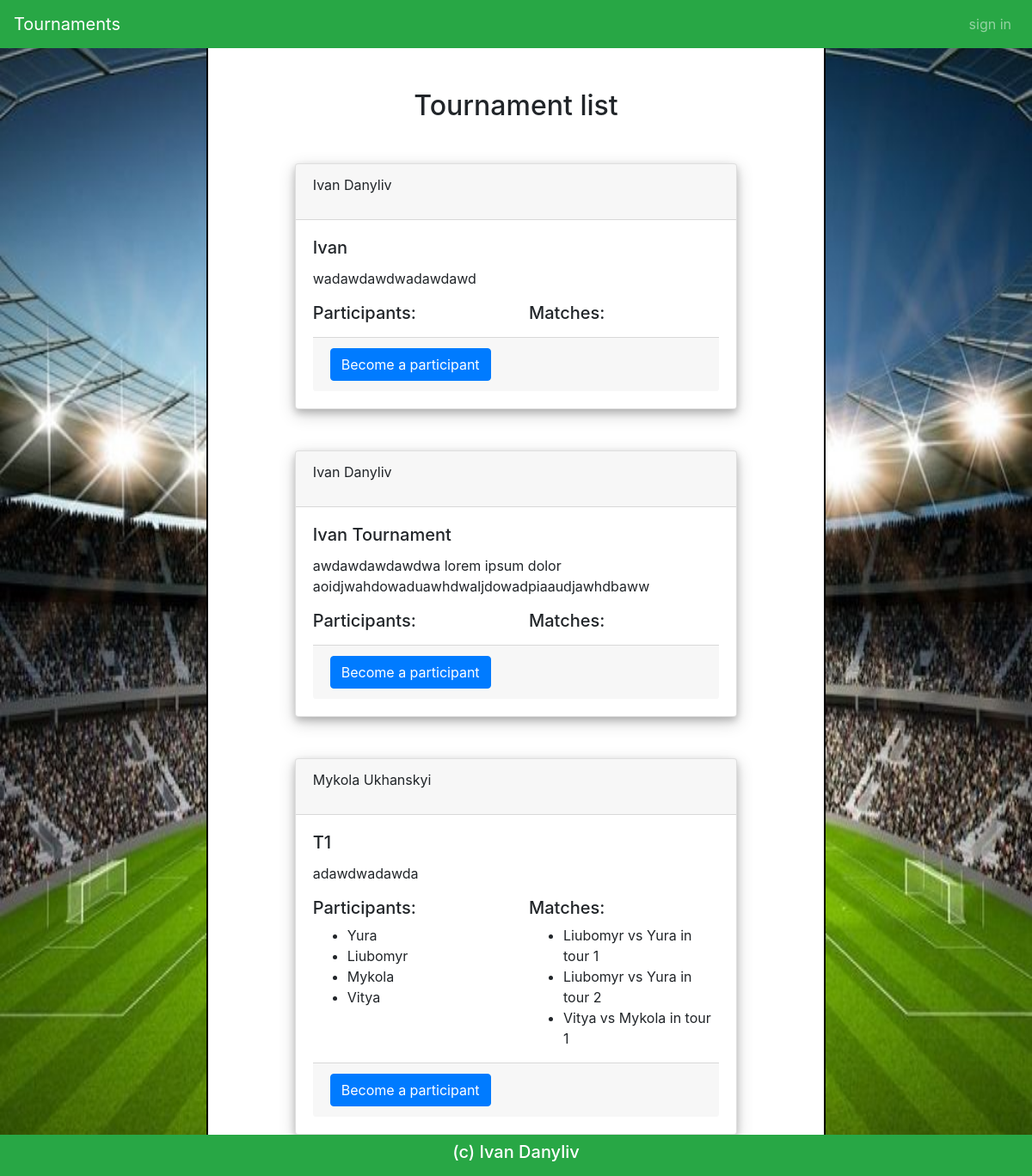
The page / on the database its author committed.
### tournaments/db_module.py (models this page shows)
class Users(db.Model):
	id = db.Column(db.Integer, primary_key = True)
	name = db.Column(db.String(40), nullable = False)
	surname = db.Column(db.String(50), nullable = False)
	email = db.Column(db.String(100), unique = True, nullable = False)
	password = db.Column(db.String(30), nullable = False)
	admin = db.Column(db.Boolean, nullable = False, default = False)

class Tournaments(db.Model):
	id = db.Column(db.Integer, primary_key = True)
	user_id = db.Column(db.Integer, nullable = False)
	name = db.Column(db.String(100), nullable = False)
	description = db.Column(db.String(500), nullable = False)

class Teams(db.Model):
	id = db.Column(db.Integer, primary_key = True)
	user_id = db.Column(db.Integer, nullable = False)
	tournament_id = db.Column(db.Integer, nullable = False)
	name = db.Column(db.String(40), nullable = False)

class Matches(db.Model):
	id = db.Column(db.Integer, primary_key = True)
	tournament_id = db.Column(db.Integer, nullable = False)
	team_home_id = db.Column(db.Integer, nullable = False)
	team_guest_id = db.Column(db.Integer, nullable = False)
	tour = db.Column(db.Integer, nullable = False)

### tournaments/routes.py (the view)
@app.route('/')
def index():
	return um.index()

### tournaments/db_module.py (called while the page is built)
	def select_all_tournaments_data(self):
		tournaments = db.session.query(Users, Tournaments).outerjoin(Tournaments, Users.id == Tournaments.user_id).all()
		return tournaments

	def select_teams(self, *args):
		teams = Teams.query.filter_by(user_id = args[0], tournament_id = args[1]).all()
		return teams

	def get_team_name(self, id):
		team = Teams.query.filter_by(id = id).first()
		return team.name

	def select_matches(self, id):
		matches = Matches.query.filter_by(tournament_id = id).all()
		return matches

### tournaments/user_module.py (called while the page is built)
	def index(self):
		user = None
		tournaments = db.select_all_tournaments_data()
		select_teams = db.select_teams
		select_matches = db.select_matches
		get_team_name = db.get_team_name
		if 'email' in session:
			user = db.select_user_data(db.get_user_id(session['email']))
		return render_template('index.html', user = user, tournaments = tournaments, select_teams = select_teams, select_matches = select_matches, get_team_name = get_team_name)

### tournaments/templates/index.html (shortened to what this page needs)
{% extends 'base.html' %}
{% block content %}
	<nav class="navbar navbar-expand-lg navbar-dark bg-success sticky-top">
		<a class="navbar-brand" href="{{ url_for('index') }}">Tournaments</a>
		<div class="collapse navbar-collapse" id="navbarNavAltMarkup">
			<div class="navbar-nav ml-auto">
				{% if user %}
					<a class="nav-item nav-link" href="{{ url_for('user') }}">{{ user.name }} {{ user.surname }}</a>
					{% if user.admin %}
						<a class="nav-item nav-link" href="{{ url_for('admin') }}">admin</a>
					{% endif %}
				{% else %}
					<a class="nav-item nav-link" href="{{ url_for('login') }}">sign in</a>
				{% endif %}
			</div>
		</div>
	</nav>
	<div class="container pt-5">
		<h2 class="text-center">Tournament list</h2>
		{% if tournaments %}
			{% for tournament in tournaments %}
				{% if tournament[1] %}
					<div class="card w-75 mx-auto my-5">
						<div class="card-header">
							<p>{{ tournament[0].name }} {{ tournament[0].surname }}</p>
						</div>
						<div class="card-body">
							<h5 class="card-title">{{ tournament[1].name }}</h5>
							<p class="card-text">{{ tournament[1].description }}</p>
							<div class="row">
								<div class="col">
									<h5>Participants:</h5>
									<ul>
										{% for team in select_teams(tournament[0].id, tournament[1].id) %}
											<li>{{ team.name }}</li>
										{% endfor %}
									</ul>
								</div>
								<div class="col">
									<h5>Matches:</h5>
									<ul>
										{% for match in select_matches(tournament[1].id) %}
											<li>{{ get_team_name(match.team_home_id) }} vs {{ get_team_name(match.team_guest_id) }} in tour {{ match.tour }}</li>
										{% endfor %}
									</ul>
								</div>
							</div>
							<div class="card-footer">
								{% if user %}
									<a href="{{ url_for('add_team', user_id = tournament[0].id, tournament_id = tournament[1].id) }}" class="btn btn-primary">Become a participant</a>
								{% else %}
									<a href="{{ url_for('login') }}" class="btn btn-primary">Become a participant</a>
								{% endif %}
							</div>
						</div>
					</div>
				{% endif %}
			{% endfor %}
		{% else %}
			<div class="w-50 h-50 p-5 mx-auto my-4 bg-secondary text-white">
				<h5>You have no tournaments yet</h5>
			</div>
		{% endif %}
	</div>
{% endblock %}

### tournaments/static/css/style.css (style rules this page uses)
body { background-image: url("../img/bg.jpg"); background-repeat: no-repeat; background-size: 100% 100%; background-attachment: fixed; }
.container { background-color: #fff; width: 60%; height: 100%; border: 2px #000; border-style: none solid; }
.card { box-shadow: 0 4px 8px 0 rgba(0, 0, 0, 0.2), 0 6px 20px 0 rgba(0, 0, 0, 0.19) }

### rows shown on the page
Users: name "Ivan", surname "Danyliv", description "wadawdawdwadawdawd", name "Ivan Tournament", description "awdawdawdawdwa lorem ipsum dolor aoidjwahdowaduawhdwaljdowadpiaaudjawhdbaww"
Users: name "Mykola", surname "Ukhanskyi", name "T1", description "adawdwadawda"
Teams: name "Yura"
Teams: name "Liubomyr"
Teams: name "Mykola"
Teams: name "Vitya"
Matches: tour "1"
Matches: tour "2"
Matches: tour "1"
